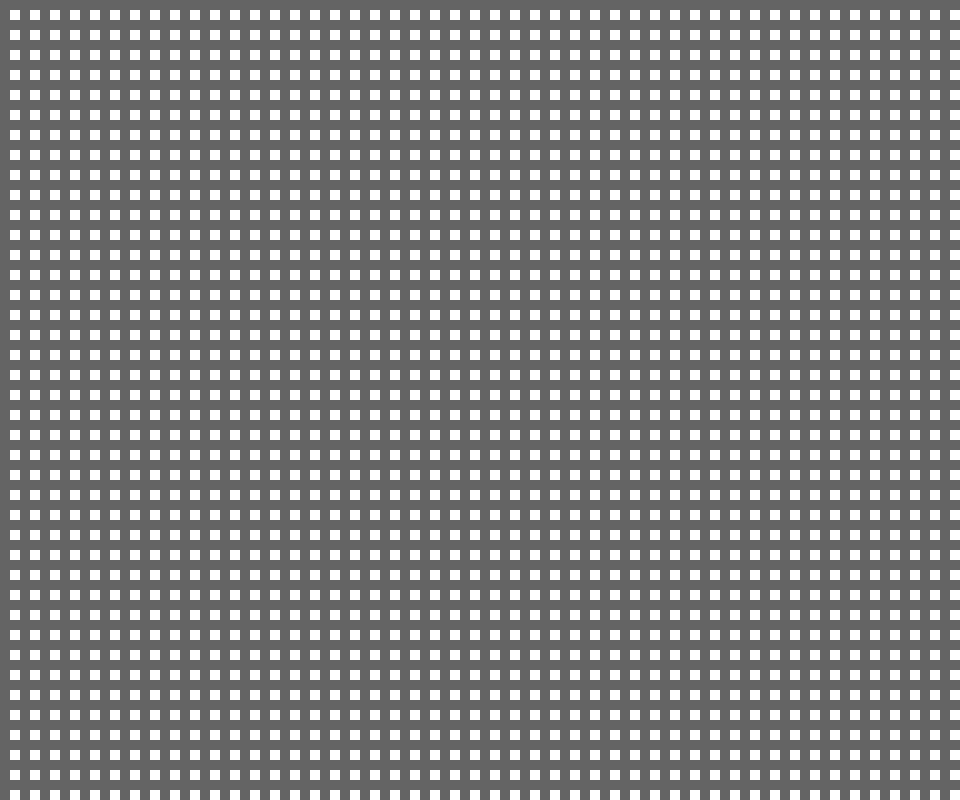
Frame 1 (no input)
Frame 60 (no input): identical to frame 1, image omitted
Frame 120 (the mouse pressed at the canvas centre since frame 60): identical to frame 1, image omitted

The p5.js sketch that drew this single still picture (run headless with seeded random() and noise() and a simulated clock; from frame 60 on, the mouse is pressed at the canvas centre):

// p5.js sketch
// ── sketch.js
function setup() {
    createCanvas(windowWidth * 0.8, windowHeight * 0.8);
    background(100, 100, 100);
    noStroke();
  }

  function draw() {
    for (i = 0; i <= windowWidth; i += 20) {
      for (j = 0; j <= windowHeight; j += 20) {
        square(i + 10, j + 10, 10);
      }
    }
  }
